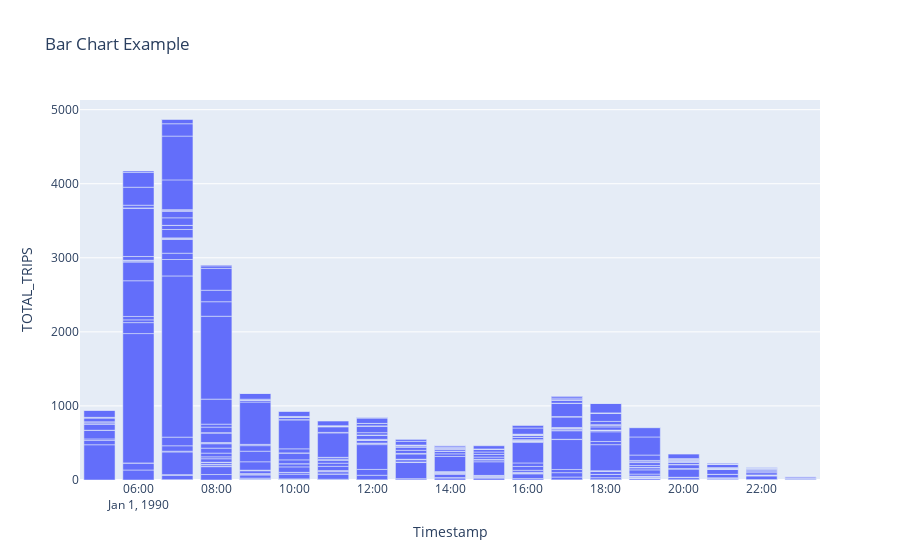

Write notebook code for a chart like this one.
### Code cell
# Create bar chart
fig = px.bar(df_clean[df_clean["ORIGIN_PT_CODE"] == 40401], x='Timestamp', y='TOTAL_TRIPS', title='Bar Chart Example')

# Show figure
fig.show()

### Figure 1 — Plotly figure (JSON) as saved in the notebook; plotly's stock layout.template omitted (floating-point values rounded to 4 significant figures; data arrays with more than 128 entries replaced by an {"elided": "..."} marker saying what was removed)
{"data": [{"hovertemplate": "Timestamp=%{x}<br>TOTAL_TRIPS=%{y}<extra></extra>", "legendgroup": "", "marker": {"color": "#636efa", "pattern": {"shape": ""}}, "name": "", "orientation": "v", "showlegend": false, "textposition": "auto", "type": "bar", "x": {"elided": "395 str values"}, "xaxis": "x", "y": {"elided": "395 int values"}, "yaxis": "y"}], "layout": {"barmode": "relative", "legend": {"tracegroupgap": 0}, "title": {"text": "Bar Chart Example"}, "xaxis": {"anchor": "y", "domain": [0, 1], "title": {"text": "Timestamp"}}, "yaxis": {"anchor": "x", "domain": [0, 1], "title": {"text": "TOTAL_TRIPS"}}}}
